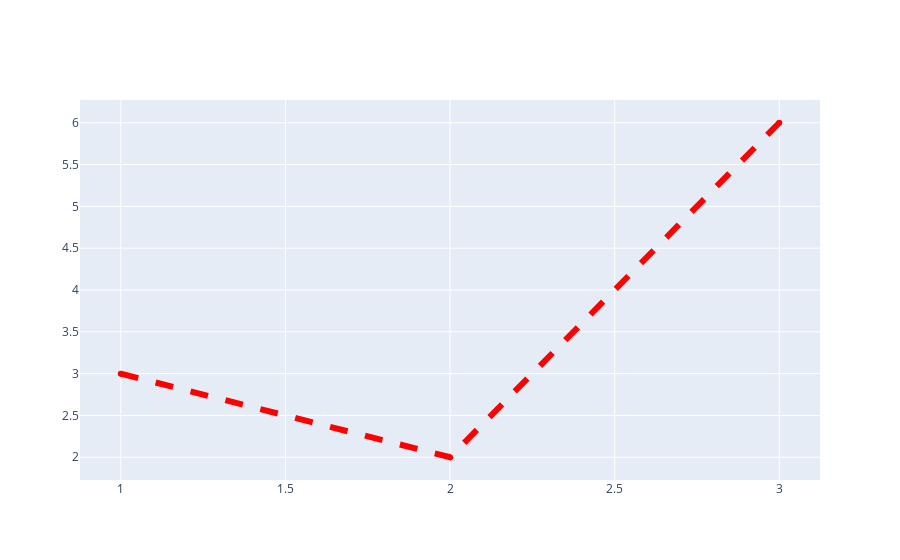

Write notebook code for a chart like this one.
### Markdown cell above
## Line Width, Color, Style

### Code cell
fig = go.Figure()

fig.add_trace(go.Scatter(x=[1, 2, 3], y=[3, 2, 6],line=dict(color='red', width=6, dash='dash')))

### Figure 1 — Plotly figure (JSON) as saved in the notebook; plotly's stock layout.template omitted (floating-point values rounded to 4 significant figures)
{"data": [{"line": {"color": "red", "dash": "dash", "width": 6}, "type": "scatter", "x": [1, 2, 3], "y": [3, 2, 6]}], "layout": {"autosize": true, "xaxis": {"autorange": true, "range": [0.878, 3.122], "type": "linear"}, "yaxis": {"autorange": true, "range": [1.67, 6.33], "type": "linear"}}}
